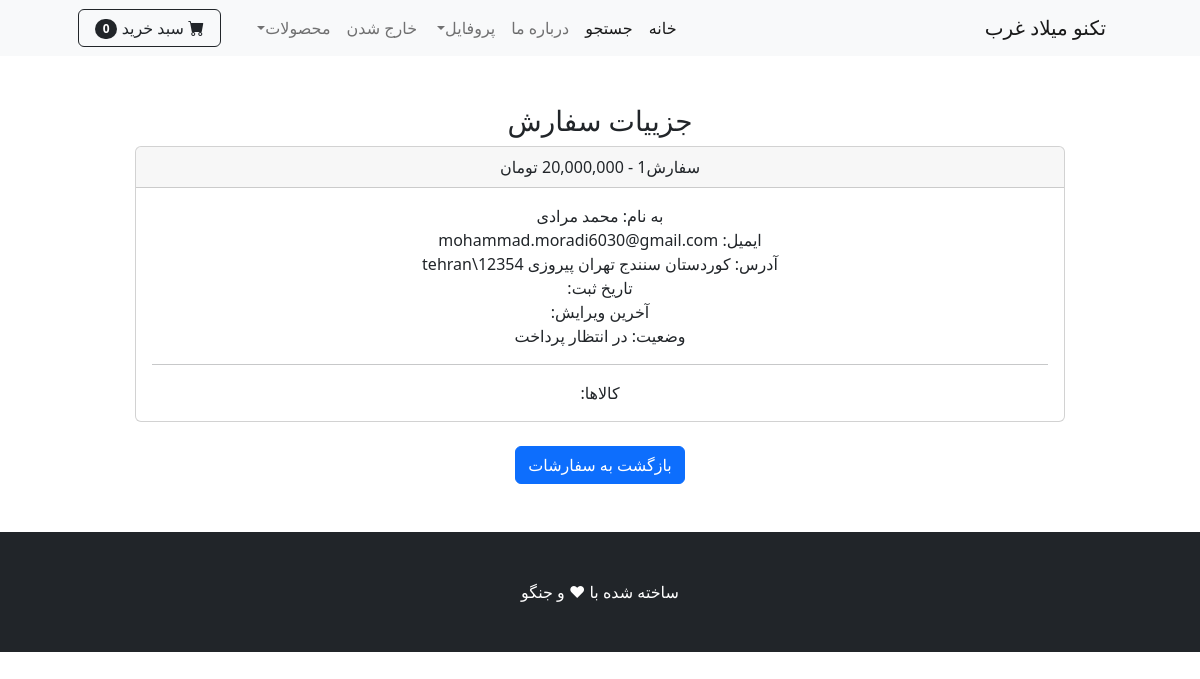
The page /order_details/1 (signed in) on the database its author committed.
### payment/models.py (models this page shows, shortened)
class Order(models.Model):     # Order = سفارشات
    STATUS_ORDER = [
        ('Pending', 'در انتظار پرداخت'),
        ('Processing', "در حال پردازش "),
        ('Shipped', 'ارسال شده به پست'),
        ('Delivered','تحویل داده شده')
    ]
    user = models.ForeignKey(User, on_delete=models.CASCADE, null=True, blank=True)
    full_name = models.CharField(max_length=250)
    email = models.EmailField(max_length=300)
    shipping_address = models.TextField(max_length=150000)
    amount_paid = models.DecimalField(decimal_places=0, max_digits=12)
    date_ordered = jmodels.jDateTimeField(auto_now_add=True)
    status =models.CharField(max_length=50, choices=STATUS_ORDER, default='Pending')
    last_update = jmodels.jDateTimeField(auto_now=True)
    class Meta:
        verbose_name = " سفارشات"
        verbose_name_plural = " سفارشات ثبت شده"

### shop/views.py (the view)
# urls.py: path('order_details/<int:pk>', views.order_details, name="order_details"),
def order_details(request,pk):
     if request.user.is_authenticated:
          order = Order.objects.get(id=pk)
          items = OrderItem.objects.filter(order=pk)
          context = {
               'order':order,
               'items':items
          }
          return render(request, 'order_details.html',context)
     else:
          messages.success(request, 'بدون احراز هویت دسترسی به این صفحه امکان پذیر نمی باشد')
          return redirect('home')

### cart/cart.py (called while the page is built)
    def __len__(self):
        return len(self.cart)

### cart/context_processors.py (called while the page is built)
def cart(request):
    return {'cart':Cart(request)}

### shop/templates/order_details.html (shortened to what this page needs)
{% extends 'base.html' %}
{% load humanize %}
{% block content %}
<br><br>
<div class="container">
    <div class="row">
        <center>
            <div class="col-10">
                <h3>جزییات سفارش</h3>
                <div class="card">
                    <div class="card-header">
                        سفارش{{ order.id }} - {{ order.amount_paid|intcomma }} تومان
                    </div>
                    <div class="card-body">
                        به نام: {{ order.full_name }}<br>
                        ایمیل: {{ order.email}}<br>
                        آدرس: {{ order.shipping_address}}<br>
                        تاریخ ثبت:{{ order.date_ordered|date:"Y-m-d H:i:s"}}<br>
                        آخرین ویرایش:{{ order.last_update|date:"Y-m-d H:i:s"}}<br>
                        وضعیت: {{order.get_status_display}}<br>
                        <hr>
                        کالاها:<br>
                    </div>
                </div><br>
                <a href="{% url 'orders' %}" class="btn btn-primary">بازگشت به سفارشات</a>
            </div>
        </center>
    </div>
</div>
<br><br>
{% endblock %}

### rows shown on the page
Order: amount_paid "20,000,000", full_name "محمد مرادی", email "mohammad.moradi6030@gmail.com", shipping_address "کوردستان سنندج تهران پیروزی 12354\\tehran", status "در انتظار پرداخت"

### other values the page prints
{{ cart|length }} "0"
